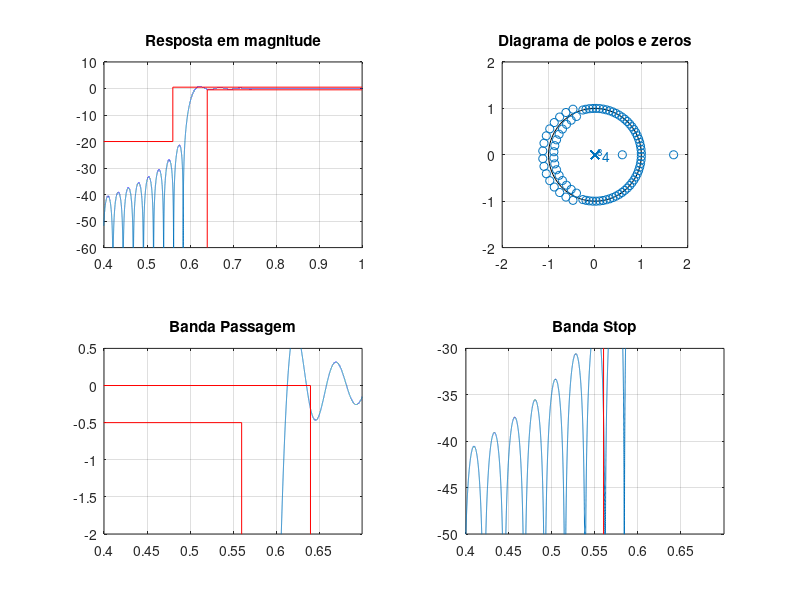

Here is the MATLAB script that generated this plot: (Note: this script raises an error after producing the figure.)
% Projeto filtro 1
% LP - (fa = 10000 Hz, f1 = 2800 Hz; f2 = 3200 Hz, Ap = 0.5 dB, As = 20 dB, GdB = 0 dB)

close all;
clear all;
clc;

ExecutarAjuste = 0;

%% Especificacoes
fa = 10000; fp = 2800; fs = 3200;
Ap = 0.5; As = 20; GdB = 0;
wp = fp/fa*(2*pi); ws = fs/fa*(2*pi);

wc1 = sqrt(wp*ws); % media geometrica
Dw1 = ws - wp;
M1 = ceil(3.32*pi/(Dw1));
G0 = GdB;

%%
% Projeto inicial
M = M1;
Dw = Dw1;
wc = wc1;

if ExecutarAjuste
    % primeiro ajuste
    G0 = 0.056; % db

    % segundo ajuste M (n/2)
    wp2 = 0.5758*pi; ws2 = 0.6347*pi;
    Dw2 = ws2 - wp2;
    M2 = ceil(M1*Dw2/Dw1); % nova ordem do filtro 2*M2
    M = M2;

    % ajuste deslocamento
    wc2 = wc1 - ((0.0075+0.0077)/2)*pi;
    wc = wc2;
end
    
k = 1:M;
% High Pass
bi = -(sin(wc*k)./(pi*k));
b0 = 1 - (wc/pi);
b = [flip(bi) b0 bi];

m = -M:M;
N = 2*M+1;
wcheb = chebwin(N, As)';
% betha = 0.5842*(As-21)^0.4 + 0.07886*(As-21);
betha = 0;
keiser_ord = ceil((As - 8)/(2.285*Dw)+1);
wkeiser = transpose(kaiser(N, betha));
b = b.*wkeiser*10^(-G0/20); % regular altura do filtro em db

%%
figure(1)
subplot(221)
title('Resposta de magnitude')
[h, w] = freqz(b, 1, linspace(0,pi,100000));
% plot(w/pi, abs(h)); grid on;
plot(w/pi, 20*log10(abs(h))); grid on;
title('Resposta em magnitude')
xlim([0.4 1]); ylim([-60 10]);
hold on;
plot([ws,ws,pi]/pi,[-60,-Ap,-Ap], '-red')
plot([pi,wp,wp,0.1]/pi,[Ap,Ap,-As,-As], '-red')

subplot(222)
zplane(b, 1); axis([-2 2 -2 2]);
title('Diagrama de polos e zeros')

subplot(223)
plot(w/pi, 20*log10(abs(h)));
title('Banda Passagem')
grid on; hold on;
plot([0,wp,wp]/pi,[-Ap,-Ap,-80], '-red')
plot([0,ws/pi,ws/pi,1],[0,0,-As,-As], '-red')
xlim([0.4 0.7]); ylim([-2 0.5]);

subplot(224)
plot(w/pi, 20*log10(abs(h)));
title('Banda Stop')
grid on; hold on;
plot([0,wp,wp]/pi,[-Ap,-Ap,-80], '-red')
plot([0,ws/pi,ws/pi,1],[0,0,-As,-As], '-red')
xlim([0.4 0.7]); ylim([-50 -30]);

%%
figure(2)
suptitle(['LP FIR ' num2str(fp) '-' num2str(fs) ' Ordem: ' num2str(2*M+1)])

escala = fa/2;
subplot(3,2,[4 6])
zplane(b, 1);
axis([-2 2 -2 2])
title('Diagrama de polos (x) e zeros (o)')

clear h w
[h, w] = freqz(b, 1, 'whole');

subplot(322)
stem(b), grid on;
title('Resposta ao impulso')

subplot(321)
[h, w] = freqz(b, 1, linspace(0,pi,10000));
% plot(w/pi, abs(h)); grid on;
plot(w/pi*escala, 20*log10(abs(h))); grid on;
hold on;
title('Resposta de Magnitude')
ylim([-80 5])
Amin = 80;
% plot([0 wp wp]/pi, -[Ap Ap Amin], 'r');
plot([0,fs,fs,fa/2],[0,0,-As,-As], 'r')
plot([0,fp,fp,],[-Ap,-Ap,-80], 'r')
xlim([0 fa/2])

subplot(323)
plot(w/pi*escala, unwrap(angle(h))/pi); grid on;
title('Resposta de Fase')

subplot(325)
grpdelay(b, 1)
title('Atraso de grupo')




% %% Simulacao com PM
% % Specs:
% 
% fcuts = [fp fs];
% w = fcuts/fa*(2*pi);
% wp = w(1)/pi; ws = w(2)/pi;
% 
% mags = [1 0];
% % devs = [1-10^(-Ap/20) 10^(-As/20)];
% devs = [1-10^(-(Ap/2-0.06)/20) 10^(-As/20)];
% G0 = -Ap/2;
% 
% % calculo da ordem com firpmord
% [n,f0,a0,w0] = firpmord(fcuts,mags,devs,fa);
% 
% % calculo algoritmo PM
% h_pm = firpm(n,f0,a0,w0);
% h_pm = h_pm*10^(G0/20);
% 
% [Hw,w] = freqz(h_pm, 1, 10000);
% plot(w*fa/2/pi,20*log10(abs(Hw)))
% title_txt = ['PM Filter N = ' num2str(n)];
% title(title_txt)
% hold on
% Amin = 80;
% % ylim([-Amin 10])
% plot([0,wp,wp]*fa/2,[-Ap,-Ap,-80], '-red')
% plot([0,ws,ws,1]*fa/2,[0,0,-As,-As], '-red')
% 
% 
